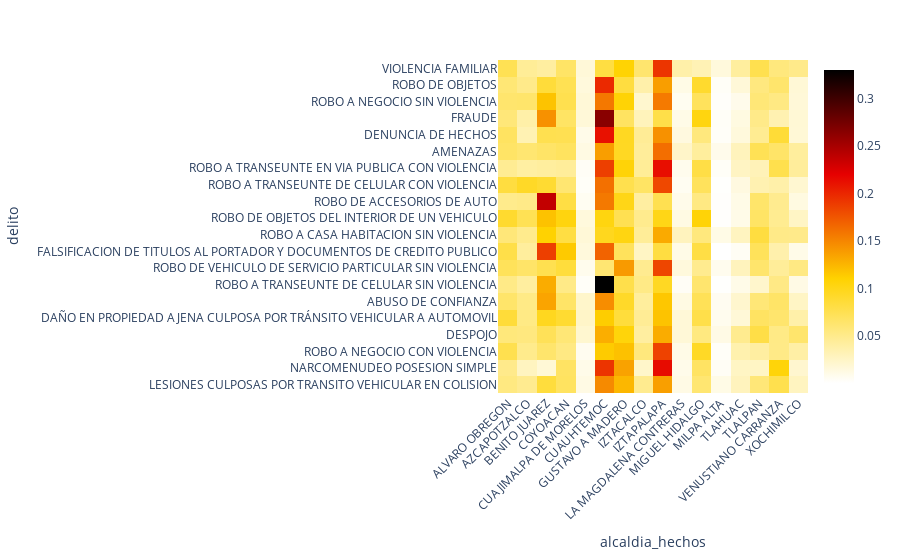

Here is the notebook cell this chart was saved with:
### Code cell
# created a heatmap per Crimes and Cities with plotly.express
fig = px.imshow(table_sc_cities.T, color_continuous_scale="hot_r", aspect="auto")
fig.update_xaxes(tickangle=-45)
fig.show()

### Figure 1 — Plotly figure (JSON) as saved in the notebook; plotly's stock layout.template omitted (floating-point values rounded to 4 significant figures; data arrays with more than 128 entries replaced by an {"elided": "..."} marker saying what was removed)
{"data": [{"coloraxis": "coloraxis", "hovertemplate": "alcaldia_hechos: %{x}<br>delito: %{y}<br>color: %{z}<extra></extra>", "name": "0", "type": "heatmap", "x": ["ALVARO OBREGON", "AZCAPOTZALCO", "BENITO JUAREZ", "COYOACAN", "CUAJIMALPA DE MORELOS", "CUAUHTEMOC", "GUSTAVO A MADERO", "IZTACALCO", "IZTAPALAPA", "LA MAGDALENA CONTRERAS", "MIGUEL HIDALGO", "MILPA ALTA", "TLAHUAC", "TLALPAN", "VENUSTIANO CARRANZA", "XOCHIMILCO"], "xaxis": "x", "y": ["VIOLENCIA FAMILIAR", "ROBO DE OBJETOS", "ROBO A NEGOCIO SIN VIOLENCIA", "FRAUDE", "DENUNCIA DE HECHOS", "AMENAZAS", "ROBO A TRANSEUNTE EN VIA PUBLICA CON VIOLENCIA", "ROBO A TRANSEUNTE DE CELULAR CON VIOLENCIA", "ROBO DE ACCESORIOS DE AUTO", "ROBO DE OBJETOS DEL INTERIOR DE UN VEHICULO", "ROBO A CASA HABITACION SIN VIOLENCIA", "FALSIFICACION DE TITULOS AL PORTADOR Y DOCUMENTOS DE CREDITO PUBLICO", "ROBO DE VEHICULO DE SERVICIO PARTICULAR SIN VIOLENCIA", "ROBO A TRANSEUNTE DE CELULAR SIN VIOLENCIA", "ABUSO DE CONFIANZA", "DAÑO EN PROPIEDAD AJENA CULPOSA POR TRÁNSITO VEHICULAR A AUTOMOVIL", "DESPOJO", "ROBO A NEGOCIO CON VIOLENCIA", "NARCOMENUDEO POSESION SIMPLE", "LESIONES CULPOSAS POR TRANSITO VEHICULAR EN COLISION"], "yaxis": "y", "z": {"elided": "20x16 float values"}}], "layout": {"coloraxis": {"colorscale": [[0, "rgb(255,255,255)"], [0.3333, "rgb(255,210,0)"], [0.6667, "rgb(230,0,0)"], [1, "rgb(0,0,0)"]]}, "margin": {"t": 60}, "xaxis": {"anchor": "y", "domain": [0, 1], "tickangle": -45, "title": {"text": "alcaldia_hechos"}}, "yaxis": {"anchor": "x", "autorange": "reversed", "domain": [0, 1], "title": {"text": "delito"}}}}
